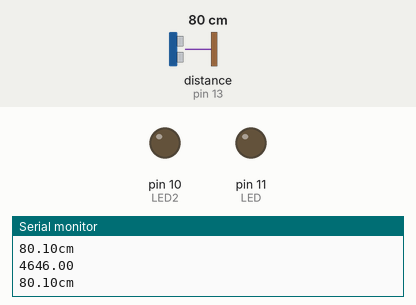
Simulated run of this sketch. Board: Arduino Uno, built with avr-gcc and run on an emulated ATmega328P. On the bench: output pins drawn as LEDs (lit = HIGH), the last lines printed to the serial monitor. Wiring (inferred from the names in the program): ultrasonic range finder: trigger pin 12; echo pin 13. The inputs (shaded band) are chosen by the test bench; at power-on: distance to the obstacle (sensor on pin 13) 80 cm. The echo pulse lasts 58.3 µs per cm; pins used as bus, display or sensor lines are not drawn.

Above: at 1.8 s.
1.9 s: distance to the obstacle (sensor on pin 13) set to 2 cm
At 3.2 s:
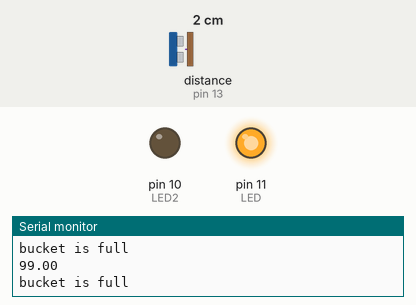
3.5 s: distance to the obstacle (sensor on pin 13) set to 6 cm
At 4.9 s:
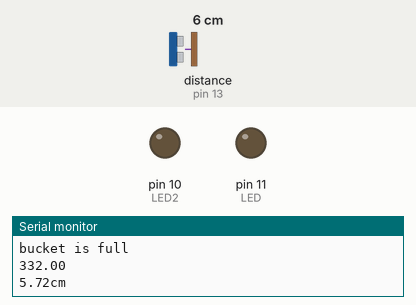
5.5 s: distance to the obstacle (sensor on pin 13) set to 4 cm
At 6.5 s:
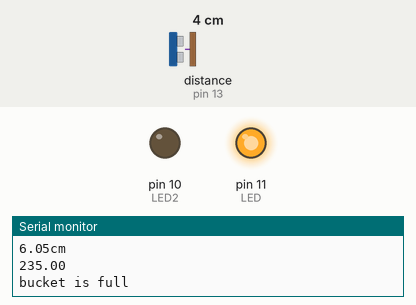
Timing chart, 0 to 8.5 s (numbered marks = the images above; inputs shaded):
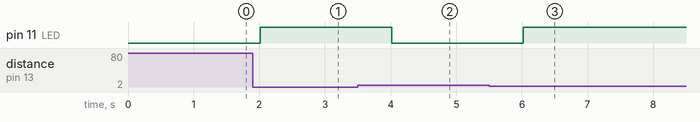

The sketch:

ULTRASONIC_FINAL.ino
```cpp
#define ECHOPIN 13 //3
#define TRIGPIN 12  //2 USE
#define LED 11
#define LED2 10
void setup() {
  // put your setup code here, to run once:
   Serial.begin(9600);
   pinMode(ECHOPIN,INPUT);
   pinMode(TRIGPIN, OUTPUT);
   pinMode(LED , OUTPUT);
   pinMode(LED2, OUTPUT);
}

void loop()
{
  // put your main code here, to run repeatedly:
   digitalWrite(TRIGPIN,LOW);
   delayMicroseconds(20);
   digitalWrite(TRIGPIN, HIGH);
   delayMicroseconds(10);
   digitalWrite(TRIGPIN,LOW);
   //digitalWrite(LED, HIGH);
   //distance
   float distance =pulseIn(ECHOPIN, HIGH);
   Serial.println(distance);
   distance=distance/58;
   if (distance == 0)
   {
    digitalWrite(LED2,HIGH);
    digitalWrite(LED, LOW);
    Serial.println("device is hacked");
   }
   else if (distance <5)
   {
    digitalWrite(LED2,LOW);
    digitalWrite(LED, HIGH);
    Serial.println("bucket is full");
   }
   else
   {
    digitalWrite(LED2,LOW);
    digitalWrite(LED, LOW);
   Serial.print(distance);
   Serial.println("cm");
   }
   delay(1000);
}
```

Measured:
- the behaviour switches between 4 and 5 cm on distance to the obstacle (sensor on pin 13) (found by bisection; images 1 and 2)
- after the input at 1.9 s, pin 11 (LED): LOW → HIGH after 0.11 s
- after the input at 3.5 s, pin 11 (LED): HIGH → LOW after 0.52 s
- after the input at 5.5 s, pin 11 (LED): LOW → HIGH after 0.52 s
